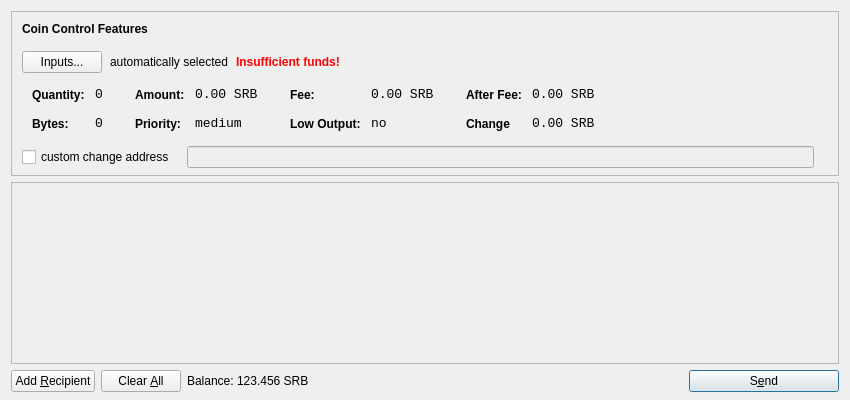
<?xml version="1.0" encoding="UTF-8"?>
<ui version="4.0">
 <class>SendCoinsDialog</class>
 <widget class="QDialog" name="SendCoinsDialog">
  <property name="geometry">
   <rect>
    <x>0</x>
    <y>0</y>
    <width>850</width>
    <height>400</height>
   </rect>
  </property>
  <property name="windowTitle">
   <string>Send Coins</string>
  </property>
  <layout class="QVBoxLayout" name="verticalLayout" stretch="0,1,0">
   <property name="bottomMargin">
    <number>8</number>
   </property>
   <item>
    <widget class="QFrame" name="frameCoinControl">
     <property name="sizePolicy">
      <sizepolicy hsizetype="Expanding" vsizetype="Expanding">
       <horstretch>0</horstretch>
       <verstretch>0</verstretch>
      </sizepolicy>
     </property>
     <property name="maximumSize">
      <size>
       <width>16777215</width>
       <height>16777215</height>
      </size>
     </property>
     <property name="frameShape">
      <enum>QFrame::StyledPanel</enum>
     </property>
     <property name="frameShadow">
      <enum>QFrame::Sunken</enum>
     </property>
     <layout class="QVBoxLayout" name="verticalLayoutCoinControl2">
      <property name="spacing">
       <number>6</number>
      </property>
      <property name="leftMargin">
       <number>0</number>
      </property>
      <property name="topMargin">
       <number>0</number>
      </property>
      <property name="rightMargin">
       <number>0</number>
      </property>
      <property name="bottomMargin">
       <number>6</number>
      </property>
      <item>
       <layout class="QVBoxLayout" name="verticalLayoutCoinControl" stretch="0,0,0,0,1">
        <property name="spacing">
         <number>0</number>
        </property>
        <property name="leftMargin">
         <number>10</number>
        </property>
        <property name="topMargin">
         <number>10</number>
        </property>
        <item>
         <layout class="QHBoxLayout" name="horizontalLayoutCoinControl1">
          <property name="bottomMargin">
           <number>15</number>
          </property>
          <item>
           <widget class="QLabel" name="labelCoinControlFeatures">
            <property name="sizePolicy">
             <sizepolicy hsizetype="Preferred" vsizetype="Maximum">
              <horstretch>0</horstretch>
              <verstretch>0</verstretch>
             </sizepolicy>
            </property>
            <property name="font">
             <font>
              <weight>75</weight>
              <bold>true</bold>
             </font>
            </property>
            <property name="styleSheet">
             <string notr="true">font-weight:bold;</string>
            </property>
            <property name="text">
             <string>Coin Control Features</string>
            </property>
           </widget>
          </item>
         </layout>
        </item>
        <item>
         <layout class="QHBoxLayout" name="horizontalLayoutCoinControl2" stretch="0,0,0,0">
          <property name="spacing">
           <number>8</number>
          </property>
          <property name="bottomMargin">
           <number>10</number>
          </property>
          <item>
           <widget class="QPushButton" name="pushButtonCoinControl">
            <property name="styleSheet">
             <string notr="true"/>
            </property>
            <property name="text">
             <string>Inputs...</string>
            </property>
           </widget>
          </item>
          <item>
           <widget class="QLabel" name="labelCoinControlAutomaticallySelected">
            <property name="text">
             <string>automatically selected</string>
            </property>
            <property name="margin">
             <number>5</number>
            </property>
           </widget>
          </item>
          <item>
           <widget class="QLabel" name="labelCoinControlInsuffFunds">
            <property name="font">
             <font>
              <weight>75</weight>
              <bold>true</bold>
             </font>
            </property>
            <property name="styleSheet">
             <string notr="true">color:red;font-weight:bold;</string>
            </property>
            <property name="text">
             <string>Insufficient funds!</string>
            </property>
            <property name="margin">
             <number>5</number>
            </property>
           </widget>
          </item>
          <item>
           <spacer name="horizontalSpacerCoinControl">
            <property name="orientation">
             <enum>Qt::Horizontal</enum>
            </property>
            <property name="sizeHint" stdset="0">
             <size>
              <width>40</width>
              <height>1</height>
             </size>
            </property>
           </spacer>
          </item>
         </layout>
        </item>
        <item>
         <widget class="QWidget" name="widgetCoinControl" native="true">
          <property name="sizePolicy">
           <sizepolicy hsizetype="Preferred" vsizetype="Preferred">
            <horstretch>0</horstretch>
            <verstretch>0</verstretch>
           </sizepolicy>
          </property>
          <property name="minimumSize">
           <size>
            <width>0</width>
            <height>0</height>
           </size>
          </property>
          <property name="styleSheet">
           <string notr="true"/>
          </property>
          <layout class="QHBoxLayout" name="horizontalLayoutCoinControl5">
           <property name="margin">
            <number>0</number>
           </property>
           <item>
            <layout class="QHBoxLayout" name="horizontalLayoutCoinControl3" stretch="0,0,0,1">
             <property name="spacing">
              <number>20</number>
             </property>
             <property name="topMargin">
              <number>0</number>
             </property>
             <property name="bottomMargin">
              <number>10</number>
             </property>
             <item>
              <layout class="QFormLayout" name="formLayoutCoinControl1">
               <property name="horizontalSpacing">
                <number>10</number>
               </property>
               <property name="verticalSpacing">
                <number>14</number>
               </property>
               <property name="leftMargin">
                <number>10</number>
               </property>
               <property name="topMargin">
                <number>4</number>
               </property>
               <property name="rightMargin">
                <number>6</number>
               </property>
               <item row="0" column="0">
                <widget class="QLabel" name="labelCoinControlQuantityText">
                 <property name="styleSheet">
                  <string notr="true">font-weight:bold;</string>
                 </property>
                 <property name="text">
                  <string>Quantity:</string>
                 </property>
                 <property name="margin">
                  <number>0</number>
                 </property>
                </widget>
               </item>
               <item row="0" column="1">
                <widget class="QLabel" name="labelCoinControlQuantity">
                 <property name="font">
                  <font>
                   <family>Monospace</family>
                   <pointsize>10</pointsize>
                  </font>
                 </property>
                 <property name="cursor">
                  <cursorShape>IBeamCursor</cursorShape>
                 </property>
                 <property name="contextMenuPolicy">
                  <enum>Qt::ActionsContextMenu</enum>
                 </property>
                 <property name="text">
                  <string>0</string>
                 </property>
                 <property name="margin">
                  <number>0</number>
                 </property>
                 <property name="textInteractionFlags">
                  <set>Qt::LinksAccessibleByMouse|Qt::TextSelectableByKeyboard|Qt::TextSelectableByMouse</set>
                 </property>
                </widget>
               </item>
               <item row="1" column="0">
                <widget class="QLabel" name="labelCoinControlBytesText">
                 <property name="styleSheet">
                  <string notr="true">font-weight:bold;</string>
                 </property>
                 <property name="text">
                  <string>Bytes:</string>
                 </property>
                </widget>
               </item>
               <item row="1" column="1">
                <widget class="QLabel" name="labelCoinControlBytes">
                 <property name="font">
                  <font>
                   <family>Monospace</family>
                   <pointsize>10</pointsize>
                  </font>
                 </property>
                 <property name="cursor">
                  <cursorShape>IBeamCursor</cursorShape>
                 </property>
                 <property name="contextMenuPolicy">
                  <enum>Qt::ActionsContextMenu</enum>
                 </property>
                 <property name="text">
                  <string>0</string>
                 </property>
                 <property name="textInteractionFlags">
                  <set>Qt::LinksAccessibleByMouse|Qt::TextSelectableByKeyboard|Qt::TextSelectableByMouse</set>
                 </property>
                </widget>
               </item>
              </layout>
             </item>
             <item>
              <layout class="QFormLayout" name="formLayoutCoinControl2">
               <property name="horizontalSpacing">
                <number>10</number>
               </property>
               <property name="verticalSpacing">
                <number>14</number>
               </property>
               <property name="leftMargin">
                <number>6</number>
               </property>
               <property name="topMargin">
                <number>4</number>
               </property>
               <property name="rightMargin">
                <number>6</number>
               </property>
               <item row="0" column="0">
                <widget class="QLabel" name="labelCoinControlAmountText">
                 <property name="styleSheet">
                  <string notr="true">font-weight:bold;</string>
                 </property>
                 <property name="text">
                  <string>Amount:</string>
                 </property>
                 <property name="margin">
                  <number>0</number>
                 </property>
                </widget>
               </item>
               <item row="0" column="1">
                <widget class="QLabel" name="labelCoinControlAmount">
                 <property name="font">
                  <font>
                   <family>Monospace</family>
                   <pointsize>10</pointsize>
                  </font>
                 </property>
                 <property name="cursor">
                  <cursorShape>IBeamCursor</cursorShape>
                 </property>
                 <property name="contextMenuPolicy">
                  <enum>Qt::ActionsContextMenu</enum>
                 </property>
                 <property name="text">
                  <string>0.00 SRB</string>
                 </property>
                 <property name="textInteractionFlags">
                  <set>Qt::LinksAccessibleByMouse|Qt::TextSelectableByKeyboard|Qt::TextSelectableByMouse</set>
                 </property>
                </widget>
               </item>
               <item row="1" column="0">
                <widget class="QLabel" name="labelCoinControlPriorityText">
                 <property name="styleSheet">
                  <string notr="true">font-weight:bold;</string>
                 </property>
                 <property name="text">
                  <string>Priority:</string>
                 </property>
                </widget>
               </item>
               <item row="1" column="1">
                <widget class="QLabel" name="labelCoinControlPriority">
                 <property name="font">
                  <font>
                   <family>Monospace</family>
                   <pointsize>10</pointsize>
                  </font>
                 </property>
                 <property name="cursor">
                  <cursorShape>IBeamCursor</cursorShape>
                 </property>
                 <property name="contextMenuPolicy">
                  <enum>Qt::ActionsContextMenu</enum>
                 </property>
                 <property name="text">
                  <string>medium</string>
                 </property>
                 <property name="textInteractionFlags">
                  <set>Qt::LinksAccessibleByMouse|Qt::TextSelectableByKeyboard|Qt::TextSelectableByMouse</set>
                 </property>
                </widget>
               </item>
              </layout>
             </item>
             <item>
              <layout class="QFormLayout" name="formLayoutCoinControl3">
               <property name="horizontalSpacing">
                <number>10</number>
               </property>
               <property name="verticalSpacing">
                <number>14</number>
               </property>
               <property name="leftMargin">
                <number>6</number>
               </property>
               <property name="topMargin">
                <number>4</number>
               </property>
               <property name="rightMargin">
                <number>6</number>
               </property>
               <item row="0" column="0">
                <widget class="QLabel" name="labelCoinControlFeeText">
                 <property name="styleSheet">
                  <string notr="true">font-weight:bold;</string>
                 </property>
                 <property name="text">
                  <string>Fee:</string>
                 </property>
                 <property name="margin">
                  <number>0</number>
                 </property>
                </widget>
               </item>
               <item row="0" column="1">
                <widget class="QLabel" name="labelCoinControlFee">
                 <property name="font">
                  <font>
                   <family>Monospace</family>
                   <pointsize>10</pointsize>
                  </font>
                 </property>
                 <property name="cursor">
                  <cursorShape>IBeamCursor</cursorShape>
                 </property>
                 <property name="contextMenuPolicy">
                  <enum>Qt::ActionsContextMenu</enum>
                 </property>
                 <property name="text">
                  <string>0.00 SRB</string>
                 </property>
                 <property name="textInteractionFlags">
                  <set>Qt::LinksAccessibleByMouse|Qt::TextSelectableByKeyboard|Qt::TextSelectableByMouse</set>
                 </property>
                </widget>
               </item>
               <item row="1" column="0">
                <widget class="QLabel" name="labelCoinControlLowOutputText">
                 <property name="styleSheet">
                  <string notr="true">font-weight:bold;</string>
                 </property>
                 <property name="text">
                  <string>Low Output:</string>
                 </property>
                </widget>
               </item>
               <item row="1" column="1">
                <widget class="QLabel" name="labelCoinControlLowOutput">
                 <property name="font">
                  <font>
                   <family>Monospace</family>
                   <pointsize>10</pointsize>
                  </font>
                 </property>
                 <property name="cursor">
                  <cursorShape>IBeamCursor</cursorShape>
                 </property>
                 <property name="contextMenuPolicy">
                  <enum>Qt::ActionsContextMenu</enum>
                 </property>
                 <property name="text">
                  <string>no</string>
                 </property>
                 <property name="textInteractionFlags">
                  <set>Qt::LinksAccessibleByMouse|Qt::TextSelectableByKeyboard|Qt::TextSelectableByMouse</set>
                 </property>
                </widget>
               </item>
              </layout>
             </item>
             <item>
              <layout class="QFormLayout" name="formLayoutCoinControl4">
               <property name="horizontalSpacing">
                <number>10</number>
               </property>
               <property name="verticalSpacing">
                <number>14</number>
               </property>
               <property name="leftMargin">
                <number>6</number>
               </property>
               <property name="topMargin">
                <number>4</number>
               </property>
               <property name="rightMargin">
                <number>6</number>
               </property>
               <item row="0" column="0">
                <widget class="QLabel" name="labelCoinControlAfterFeeText">
                 <property name="styleSheet">
                  <string notr="true">font-weight:bold;</string>
                 </property>
                 <property name="text">
                  <string>After Fee:</string>
                 </property>
                 <property name="margin">
                  <number>0</number>
                 </property>
                </widget>
               </item>
               <item row="0" column="1">
                <widget class="QLabel" name="labelCoinControlAfterFee">
                 <property name="font">
                  <font>
                   <family>Monospace</family>
                   <pointsize>10</pointsize>
                  </font>
                 </property>
                 <property name="cursor">
                  <cursorShape>IBeamCursor</cursorShape>
                 </property>
                 <property name="contextMenuPolicy">
                  <enum>Qt::ActionsContextMenu</enum>
                 </property>
                 <property name="text">
                  <string>0.00 SRB</string>
                 </property>
                 <property name="textInteractionFlags">
                  <set>Qt::LinksAccessibleByMouse|Qt::TextSelectableByKeyboard|Qt::TextSelectableByMouse</set>
                 </property>
                </widget>
               </item>
               <item row="1" column="0">
                <widget class="QLabel" name="labelCoinControlChangeText">
                 <property name="styleSheet">
                  <string notr="true">font-weight:bold;</string>
                 </property>
                 <property name="text">
                  <string>Change</string>
                 </property>
                </widget>
               </item>
               <item row="1" column="1">
                <widget class="QLabel" name="labelCoinControlChange">
                 <property name="font">
                  <font>
                   <family>Monospace</family>
                   <pointsize>10</pointsize>
                  </font>
                 </property>
                 <property name="cursor">
                  <cursorShape>IBeamCursor</cursorShape>
                 </property>
                 <property name="contextMenuPolicy">
                  <enum>Qt::ActionsContextMenu</enum>
                 </property>
                 <property name="text">
                  <string>0.00 SRB</string>
                 </property>
                 <property name="textInteractionFlags">
                  <set>Qt::LinksAccessibleByMouse|Qt::TextSelectableByKeyboard|Qt::TextSelectableByMouse</set>
                 </property>
                </widget>
               </item>
              </layout>
             </item>
            </layout>
           </item>
          </layout>
         </widget>
        </item>
        <item>
         <layout class="QHBoxLayout" name="horizontalLayoutCoinControl4" stretch="0,0,0">
          <property name="spacing">
           <number>12</number>
          </property>
          <property name="sizeConstraint">
           <enum>QLayout::SetDefaultConstraint</enum>
          </property>
          <property name="topMargin">
           <number>5</number>
          </property>
          <property name="rightMargin">
           <number>5</number>
          </property>
          <item>
           <widget class="QCheckBox" name="checkBoxCoinControlChange">
            <property name="text">
             <string>custom change address</string>
            </property>
           </widget>
          </item>
          <item>
           <widget class="QLineEdit" name="lineEditCoinControlChange">
            <property name="enabled">
             <bool>false</bool>
            </property>
            <property name="sizePolicy">
             <sizepolicy hsizetype="Expanding" vsizetype="Fixed">
              <horstretch>0</horstretch>
              <verstretch>0</verstretch>
             </sizepolicy>
            </property>
           </widget>
          </item>
          <item>
           <widget class="QLabel" name="labelCoinControlChangeLabel">
            <property name="sizePolicy">
             <sizepolicy hsizetype="Preferred" vsizetype="Expanding">
              <horstretch>0</horstretch>
              <verstretch>0</verstretch>
             </sizepolicy>
            </property>
            <property name="minimumSize">
             <size>
              <width>0</width>
              <height>0</height>
             </size>
            </property>
            <property name="text">
             <string/>
            </property>
            <property name="margin">
             <number>3</number>
            </property>
           </widget>
          </item>
         </layout>
        </item>
        <item>
         <spacer name="verticalSpacerCoinControl">
          <property name="orientation">
           <enum>Qt::Vertical</enum>
          </property>
          <property name="sizeHint" stdset="0">
           <size>
            <width>800</width>
            <height>1</height>
           </size>
          </property>
         </spacer>
        </item>
       </layout>
      </item>
     </layout>
    </widget>
   </item>
   <item>
    <widget class="QScrollArea" name="scrollArea">
     <property name="widgetResizable">
      <bool>true</bool>
     </property>
     <widget class="QWidget" name="scrollAreaWidgetContents">
      <property name="geometry">
       <rect>
        <x>0</x>
        <y>0</y>
        <width>830</width>
        <height>172</height>
       </rect>
      </property>
      <layout class="QVBoxLayout" name="verticalLayout_2">
       <property name="margin">
        <number>0</number>
       </property>
       <item>
        <layout class="QVBoxLayout" name="entries">
         <property name="spacing">
          <number>6</number>
         </property>
        </layout>
       </item>
       <item>
        <spacer name="verticalSpacer">
         <property name="orientation">
          <enum>Qt::Vertical</enum>
         </property>
         <property name="sizeHint" stdset="0">
          <size>
           <width>20</width>
           <height>40</height>
          </size>
         </property>
        </spacer>
       </item>
      </layout>
     </widget>
    </widget>
   </item>
   <item>
    <layout class="QHBoxLayout" name="horizontalLayout">
     <item>
      <widget class="QPushButton" name="addButton">
       <property name="toolTip">
        <string>Send to multiple recipients at once</string>
       </property>
       <property name="text">
        <string>Add &amp;Recipient</string>
       </property>
       <property name="icon">
        <iconset resource="../bitcoin.qrc">
         <normaloff>:/icons/add</normaloff>:/icons/add</iconset>
       </property>
       <property name="autoDefault">
        <bool>false</bool>
       </property>
      </widget>
     </item>
     <item>
      <widget class="QPushButton" name="clearButton">
       <property name="sizePolicy">
        <sizepolicy hsizetype="Minimum" vsizetype="Fixed">
         <horstretch>0</horstretch>
         <verstretch>0</verstretch>
        </sizepolicy>
       </property>
       <property name="toolTip">
        <string>Remove all transaction fields</string>
       </property>
       <property name="text">
        <string>Clear &amp;All</string>
       </property>
       <property name="icon">
        <iconset resource="../bitcoin.qrc">
         <normaloff>:/icons/remove</normaloff>:/icons/remove</iconset>
       </property>
       <property name="autoRepeatDelay">
        <number>300</number>
       </property>
       <property name="autoDefault">
        <bool>false</bool>
       </property>
      </widget>
     </item>
     <item>
      <layout class="QHBoxLayout" name="horizontalLayout_2">
       <property name="spacing">
        <number>3</number>
       </property>
       <item>
        <widget class="QLabel" name="label">
         <property name="sizePolicy">
          <sizepolicy hsizetype="Preferred" vsizetype="Fixed">
           <horstretch>0</horstretch>
           <verstretch>0</verstretch>
          </sizepolicy>
         </property>
         <property name="text">
          <string>Balance:</string>
         </property>
        </widget>
       </item>
       <item>
        <widget class="QLabel" name="labelBalance">
         <property name="sizePolicy">
          <sizepolicy hsizetype="Preferred" vsizetype="Fixed">
           <horstretch>0</horstretch>
           <verstretch>0</verstretch>
          </sizepolicy>
         </property>
         <property name="cursor">
          <cursorShape>IBeamCursor</cursorShape>
         </property>
         <property name="text">
          <string>123.456 SRB</string>
         </property>
         <property name="textInteractionFlags">
          <set>Qt::LinksAccessibleByMouse|Qt::TextSelectableByKeyboard|Qt::TextSelectableByMouse</set>
         </property>
        </widget>
       </item>
      </layout>
     </item>
     <item>
      <spacer name="horizontalSpacer">
       <property name="orientation">
        <enum>Qt::Horizontal</enum>
       </property>
       <property name="sizeHint" stdset="0">
        <size>
         <width>40</width>
         <height>20</height>
        </size>
       </property>
      </spacer>
     </item>
     <item>
      <widget class="QPushButton" name="sendButton">
       <property name="minimumSize">
        <size>
         <width>150</width>
         <height>0</height>
        </size>
       </property>
       <property name="toolTip">
        <string>Confirm the send action</string>
       </property>
       <property name="text">
        <string>S&amp;end</string>
       </property>
       <property name="icon">
        <iconset resource="../bitcoin.qrc">
         <normaloff>:/icons/send</normaloff>:/icons/send</iconset>
       </property>
       <property name="default">
        <bool>true</bool>
       </property>
      </widget>
     </item>
    </layout>
   </item>
  </layout>
 </widget>
 <resources>
  <include location="../bitcoin.qrc"/>
 </resources>
 <connections/>
</ui>
